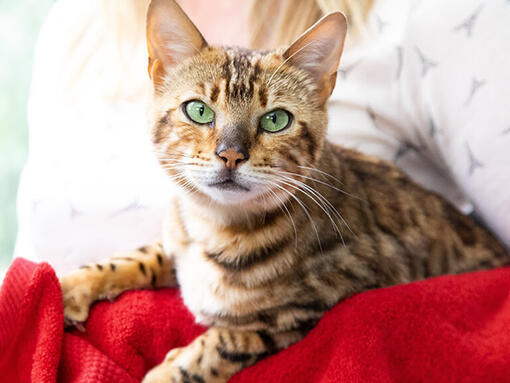
#> input picture Image Processing/cat.jpg, 510 x 383 px
$ jupyter execute --allow-errors Tutorial2.ipynb
#> lines starting #> are read from the running program, lines starting #| are printed output that depends on the picture; after the words box and inside, x2 and y2 are one past the last pixel; in counts of white or black regions, pixels touching at a corner belong together
[cell 1]
#image representation
import cv2
import numpy as np
import random

[cell 2]
img=cv2.imread('cat.jpg',1)
#> img is the input picture: shape (383, 510, 3); mean B, G, R 138, 144.8, 191.1
print(img.shape)
#| (383, 510, 3)

[cell 3]
#Accessing pixel values
print(img[300][0:5])
#| [[ 62  59 238]
#|  [ 55  50 231]
#|  [ 52  44 228]
#|  [ 56  42 230]
#|  [ 54  37 225]]

[cell 4]
#changning pixel color
for i in range(100):
    for j in range(img.shape[1]):
        img[i][j]=[random.randint(0,255),random.randint(0,255),random.randint(0,255)]
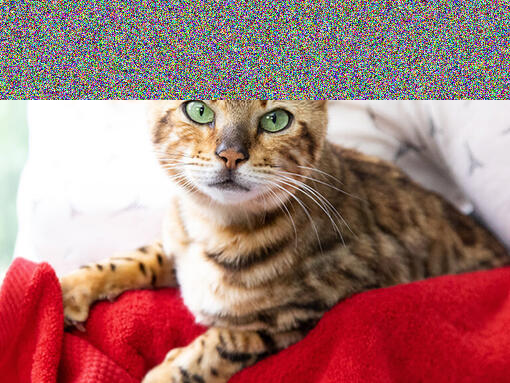
#> img: shape (383, 510, 3); mean B, G, R 118.5, 122.2, 164.7
cv2.imshow('img',img)
cv2.waitKey(0)
cv2.destroyAllWindows()

[cell 5]
#copy and past parts of the image
img=cv2.imread('cat.jpg',1)
tag=img[0:200,150:350] #peace
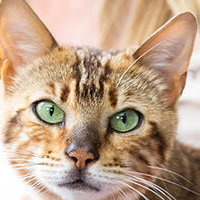
#> tag: shape (200, 200, 3); mean B, G, R 138.2, 162, 189.6
img[0:200,310:510]=tag #position
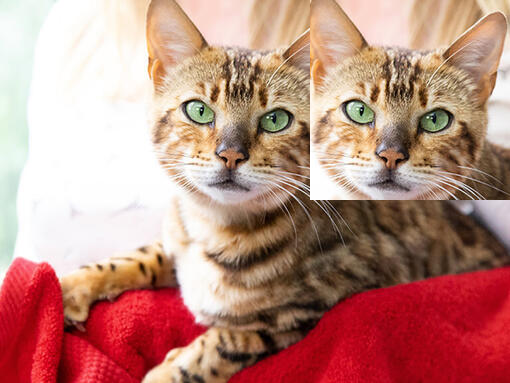
#> img: shape (383, 510, 3); mean B, G, R 128.1, 138.8, 188.5
cv2.imshow('img',img)
cv2.waitKey(0)
cv2.destroyAllWindows()

[cell 6]
#draw line
img=cv2.imread('cat.jpg',1)
cv2.line(img,(0,0),(510,510),(0,255,255),10)
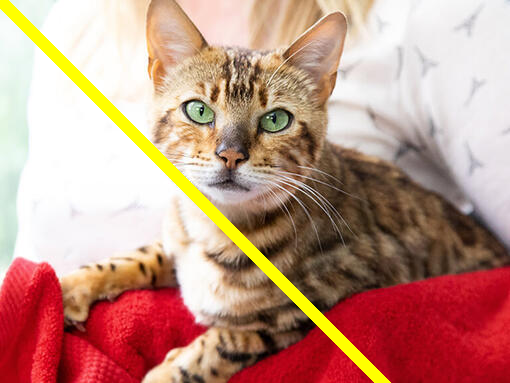
#> img: shape (383, 510, 3); 3.31% of pixels changed, all inside (x1, y1, x2, y2) = (0, 0, 391, 383)
cv2.imshow('image',img)
cv2.waitKey(0)
cv2.destroyAllWindows()

[cell 7]
Img=np.zeros((512,512,3),dtype='uint8')
cv2.line(Img,(0,0),(512,512),(0,255,255),10)
cv2.line(Img,(512,512),(0,0),(255,250,255),10)
#> (the rest of this cell did not finish here and is left out)

[cell 8]
Img=np.zeros((512,512,3),dtype='uint8')
cv2.line(Img,(0,0),(512,50),(0,255,255),10)
cv2.line(Img,(0,512),(0,0),(255,255,0),10)
cv2.imshow('image',Img)
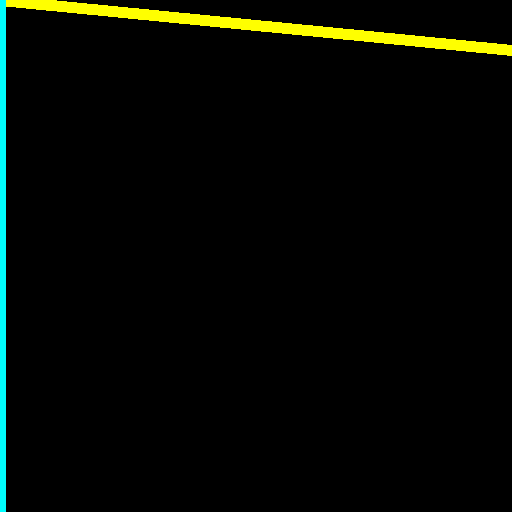
#> window 'image': shape (512, 512, 3); mean B, G, R 3, 8.3, 5.3
cv2.waitKey(0)
cv2.destroyAllWindows()

[cell 9]
img=np.zeros((512,512,3),np.uint8)
# draw line
cv2.line(img,(0,0),(512,512),(255,250,255),10)
cv2.line(img,(512,0),(0,512),(255,0,255),10)
#draw rectangle
cv2.rectangle(img,(384,0),(510,128),(0,255,255),10)
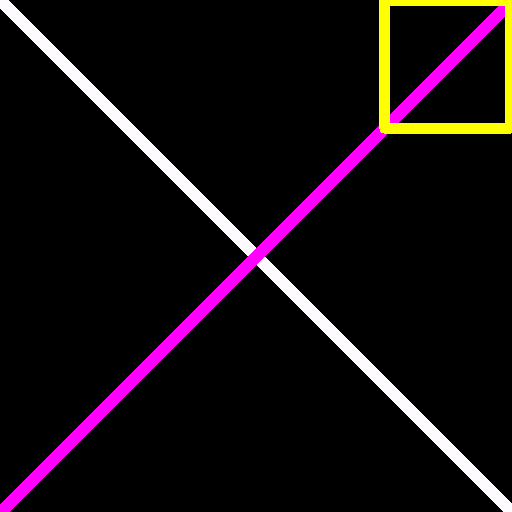
#> img: shape (512, 512, 3); mean B, G, R 16.4, 12.3, 20.6
cv2.rectangle(img,(0,128),(128,0),(0,0,255),10)
cv2.rectangle(img,(384,383),(510,510),(255,0,0),10)
cv2.rectangle(img,(0,384),(128,510),(255,255,0),10)
#draw circle
cv2.circle(img,(256,256),70,(0,255,0),10)
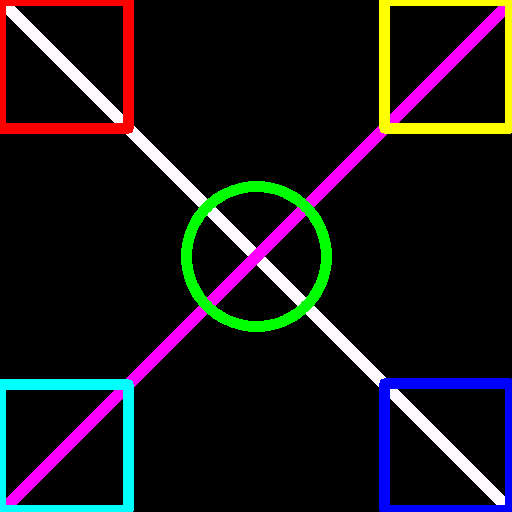
#> img: shape (512, 512, 3); mean B, G, R 23.6, 20.5, 23.4
cv2.imshow('Image',img)
cv2.waitKey(0)
cv2.destroyAllWindows()

$ run again, with Image Processing/babar.jpg copied over Image Processing/cat.jpg
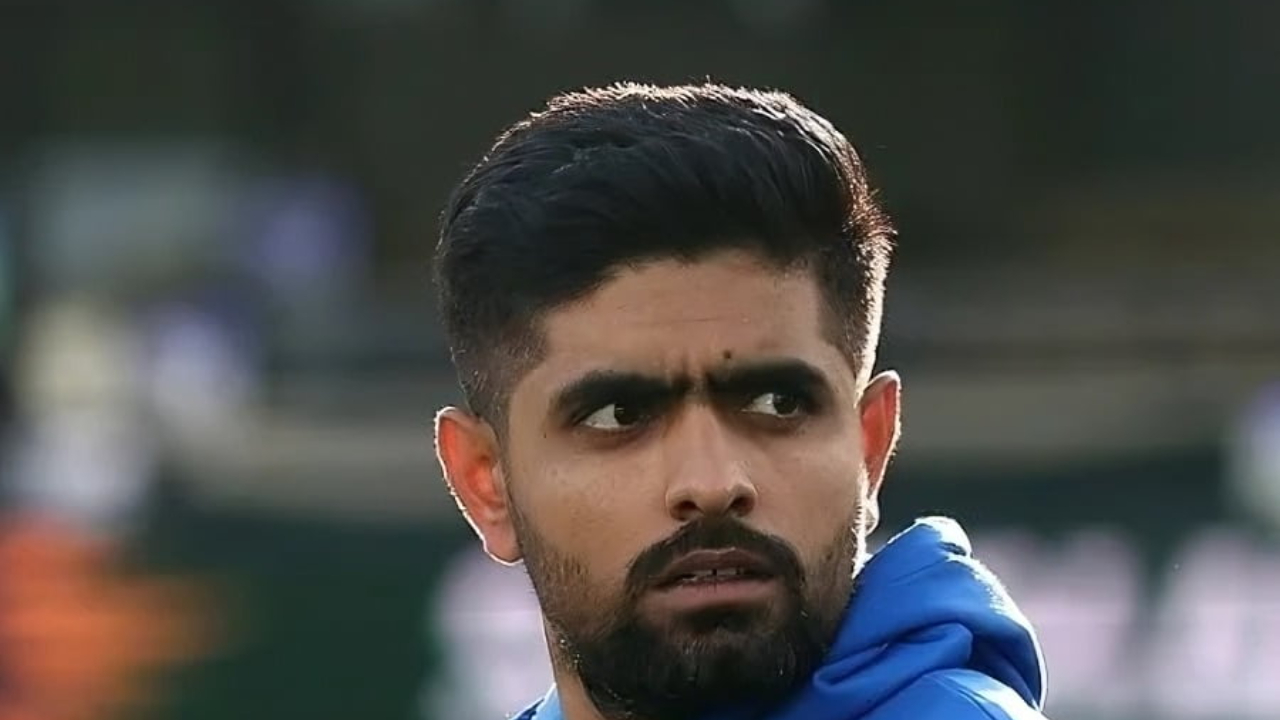
#> input picture Image Processing/babar.jpg, 1280 x 720 px
#> img is the input picture: shape (720, 1280, 3); mean B, G, R 73.8, 76.2, 77
#| (720, 1280, 3)
#| [[88 94 71]
#|  [87 93 70]
#|  [85 91 68]
#|  [84 90 67]
#|  [82 88 65]]
#> after the loop `for i in range(100):`:
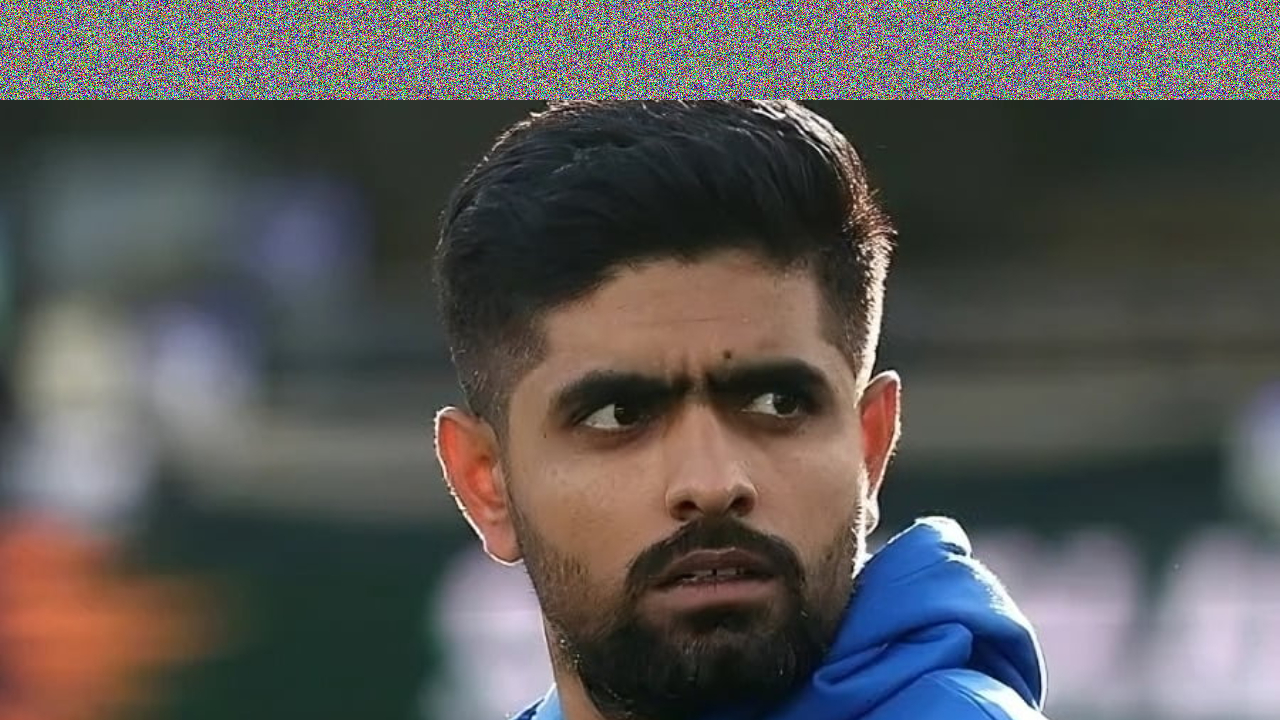
#> img: shape (720, 1280, 3); 13.89% of pixels changed, all inside (x1, y1, x2, y2) = (0, 0, 1280, 100)
#> `cv2.line(img,(0,0),(510,510),(0,255,255),10)`:
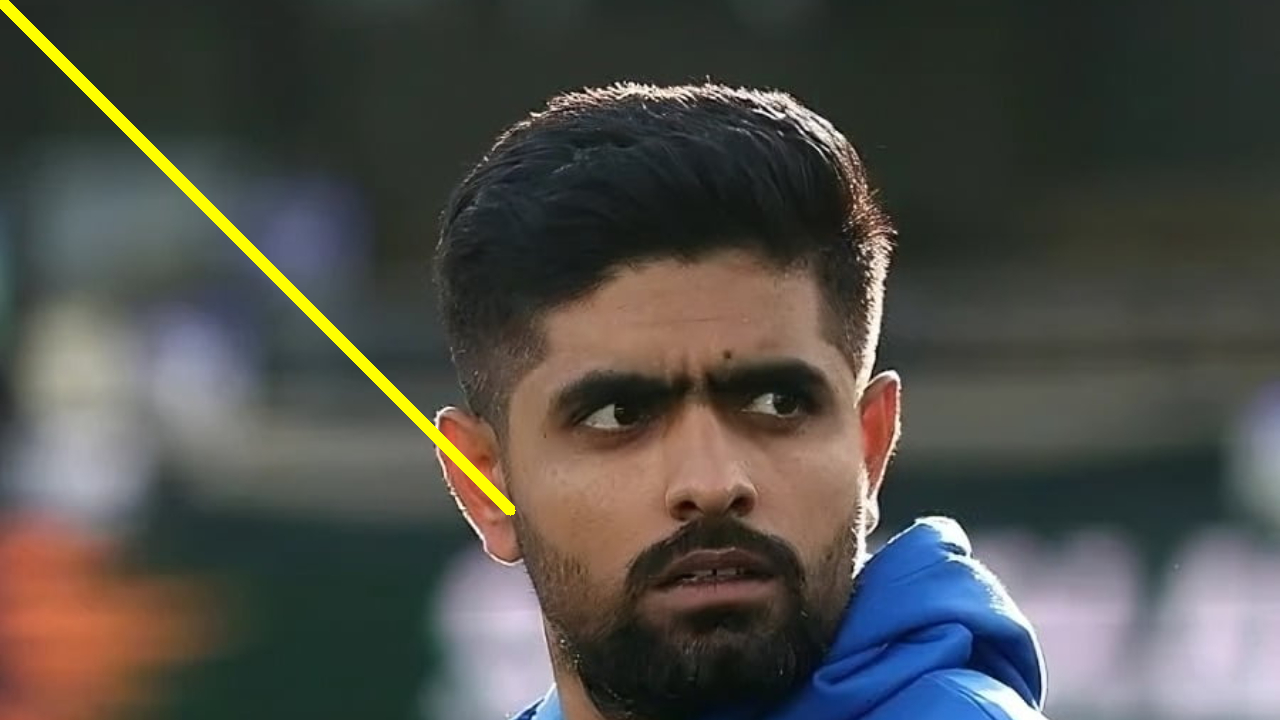
#> img: shape (720, 1280, 3); mean B, G, R 73.1, 77.9, 78.6

$ run again, with Image Processing/blox2.jpg copied over Image Processing/cat.jpg
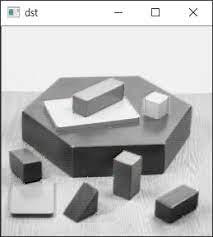
#> input picture Image Processing/blox2.jpg, 213 x 237 px
#> img is the input picture: shape (237, 213, 3); mean B, G, R 187.2, 187.3, 187.2
#| (237, 213, 3)
#> after the loop `for i in range(100):`:
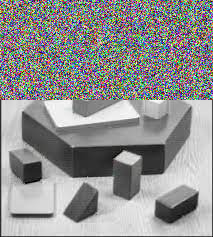
#> img: shape (237, 213, 3); mean B, G, R 144.1, 144.6, 144.7
#> `cv2.line(img,(0,0),(510,510),(0,255,255),10)`:
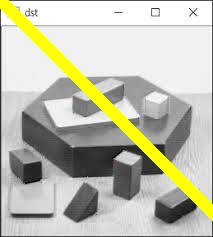
#> img: shape (237, 213, 3); 7.1% of pixels changed, all inside (x1, y1, x2, y2) = (0, 0, 213, 221)
